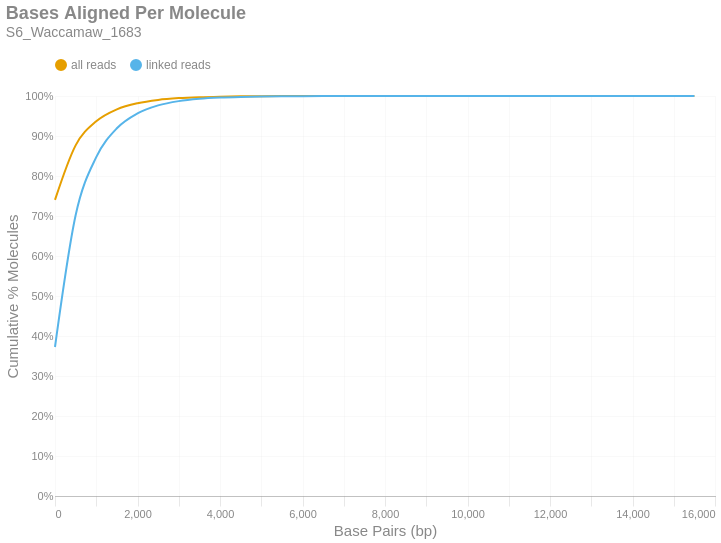

The cell this chart's notebook holds for it:
### Markdown cell above
### Bases Aligned Per Molecule
This is a cumulative frequency distribution showing the number of base pairs aligned per unique molecule. These data are shown in 500 bp bins. There are two distributions: one with `all reads` (yellow) and another with only `linked reads` (blue). The percent of molecules in the `linked reads` distribution is relative to the total number of linked molecules.

### Code cell
if SKIPLR:
    print_html(f"Skipped")
else:
    binned_df = consolidated_hist(valids['aligned_bp'], mask, 500, True)
    with SafeRender(binned_df):
        (
            density_plot(binned_df, 'Bases Aligned Per Molecule', samplename, 'basesper')
            .encode(
                x=alt.X('bin:Q', title="Base Pairs (bp)").axis(tickMinStep=500).scale(padding=0),
                y=alt.Y('value:Q', title='Cumulative % Molecules')
                    .axis(format='%')
                    .scale(domain = [0,1])
                    .stack(False),
                color=alt.Color("key:N").scale(domain = ["all reads", "linked reads"]),
                tooltip = [
                    alt.Tooltip("key:N", title = "Data Type"),
                    alt.Tooltip("range_label:N", title="Bases Aligned Per Molecule"),
                    alt.Tooltip("value:Q", format = ".2%", title="% Molecules (Cum.)")
                ]
            )
        ).display()

### Figure 1 — Vega-Lite specification as saved in the notebook (floating-point values rounded to 4 significant figures)
{"width": "container", "height": 400, "config": {"title": {"anchor": "start", "dy": -15, "fontSize": 18, "color": "#888888", "subtitleColor": "#888888", "subtitleFontSize": 14}, "arc": {"fill": "#0072B2"}, "axis": {"domainColor": "#888888", "domainWidth": 0.5, "gridWidth": 0.2, "grid": false, "titleFontWeight": 400, "titleFontSize": 15, "labelFontSize": 11, "labelColor": "#888888", "tickColor": "#888888", "tickWidth": 0.2, "titleColor": "#888888"}, "axisBand": {"grid": false}, "axisX": {"grid": true, "tickSize": 10, "domainCap": "round"}, "axisY": {"domain": false, "grid": true, "tickSize": 0, "domainCap": "round"}, "background": "transparent", "header": {"labelFontSize": 15, "labelColor": "#888888", "titleFontSize": 15, "titleFontWeight": 600, "titleColor": "#888888"}, "legend": {"labelFont": "sans-serif", "labelFontSize": 12, "labelColor": "#888888", "symbolSize": 100, "symbolType": "circle", "titleFontSize": 12, "titlePadding": 10, "titleColor": "#888888", "title": null, "orient": "top"}, "range": {"category": ["#E69F00", "#56B4E9", "#009E73", "#F0E442", "#0072B2", "#D55E00", "#CC79A7", "#000000"], "diverging": ["#cfe8f3", "#a2d4ec", "#73bfe2", "#46abdb", "#1696d2", "#12719e"]}, "area": {"fill": "#0072B2", "fillOpacity": 0.7, "line": true, "strokeOpacity": 0.7}, "line": {"color": "#0072B2", "stroke": "#0072B2", "strokeWidth": 2}, "trail": {"color": "#0072B2", "stroke": "#0072B2", "strokeWidth": 0, "size": 1}, "point": {"filled": true, "fillOpacity": 1.0, "size": 95}, "text": {"color": "#888888", "fontSize": 11, "align": "right", "fontWeight": 400, "size": 11}, "bar": {"fill": "#0072B2", "stroke": null}, "view": {"stroke": null, "continuousWidth": 660, "continuousHeight": 400}}, "data": {"name": "data-46cf02fb449988c17439230a3451ee21"}, "mark": {"type": "line", "interpolate": "monotone", "point": {"opacity": 0, "size": 275}}, "encoding": {"color": {"field": "key", "scale": {"domain": ["all reads", "linked reads"]}, "type": "nominal"}, "tooltip": [{"field": "key", "title": "Data Type", "type": "nominal"}, {"field": "range_label", "title": "Bases Aligned Per Molecule", "type": "nominal"}, {"field": "value", "format": ".2%", "title": "% Molecules (Cum.)", "type": "quantitative"}], "x": {"axis": {"tickMinStep": 500}, "field": "bin", "scale": {"padding": 0}, "title": "Base Pairs (bp)", "type": "quantitative"}, "y": {"axis": {"format": "%"}, "field": "value", "scale": {"domain": [0, 1]}, "stack": false, "title": "Cumulative % Molecules", "type": "quantitative"}}, "params": [{"name": "param_c36ac31b6afebe62", "select": {"type": "point", "fields": ["key"]}, "bind": "legend"}], "title": {"text": "Bases Aligned Per Molecule", "subtitle": "S6_Waccamaw_1683"}, "transform": [{"fold": ["all reads (cumsum)", "linked reads (cumsum)"]}, {"calculate": "replace(datum.key, ' (cumsum)', '')", "as": "key"}, {"filter": {"param": "param_c36ac31b6afebe62"}}], "usermeta": {"embedOptions": {"downloadFileName": "S6_Waccamaw_1683.basesper"}}, "$schema": "https://vega.github.io/schema/vega-lite/v6.1.0.json", "datasets": {"data-46cf02fb449988c17439230a3451ee21": [{"bin": "0.0", "interval": "0.0-500.0", "all reads": 0.7402, "linked reads": 0.3725, "all reads (cumsum)": 0.7402, "linked reads (cumsum)": 0.3725, "range_label": "0-499"}, {"bin": "500.0", "interval": "500.0-1000.0", "all reads": 0.1364, "linked reads": 0.3293, "all reads (cumsum)": 0.8766, "linked reads (cumsum)": 0.7018, "range_label": "500-999"}, {"bin": "1000.0", "interval": "1000.0-1500.0", "all reads": 0.06014, "linked reads": 0.1454, "all reads (cumsum)": 0.9367, "linked reads (cumsum)": 0.8471, "range_label": "1000-1499"}, {"bin": "1500.0", "interval": "1500.0-2000.0", "all reads": 0.02988, "linked reads": 0.07221, "all reads (cumsum)": 0.9666, "linked reads (cumsum)": 0.9193, "range_label": "1500-1999"}, {"bin": "2000.0", "interval": "2000.0-2500.0", "all reads": 0.01537, "linked reads": 0.03715, "all reads (cumsum)": 0.982, "linked reads (cumsum)": 0.9565, "range_label": "2000-2499"}, {"bin": "2500.0", "interval": "2500.0-3000.0", "all reads": 0.008292, "linked reads": 0.02004, "all reads (cumsum)": 0.9903, "linked reads (cumsum)": 0.9765, "range_label": "2500-2999"}, {"bin": "3000.0", "interval": "3000.0-3500.0", "all reads": 0.004423, "linked reads": 0.01069, "all reads (cumsum)": 0.9947, "linked reads (cumsum)": 0.9872, "range_label": "3000-3499"}, {"bin": "3500.0", "interval": "3500.0-4000.0", "all reads": 0.00238, "linked reads": 0.005752, "all reads (cumsum)": 0.9971, "linked reads (cumsum)": 0.993, "range_label": "3500-3999"}, {"bin": "4000.0", "interval": "4000.0-4500.0", "all reads": 0.001289, "linked reads": 0.003116, "all reads (cumsum)": 0.9984, "linked reads (cumsum)": 0.9961, "range_label": "4000-4499"}, {"bin": "4500.0", "interval": "4500.0-5000.0", "all reads": 0.0007037, "linked reads": 0.001701, "all reads (cumsum)": 0.9991, "linked reads (cumsum)": 0.9978, "range_label": "4500-4999"}, {"bin": "5000.0", "interval": "5000.0-5500.0", "all reads": 0.0004035, "linked reads": 0.0009752, "all reads (cumsum)": 0.9995, "linked reads (cumsum)": 0.9988, "range_label": "5000-5499"}, {"bin": "5500.0", "interval": "5500.0-6000.0", "all reads": 0.0002263, "linked reads": 0.000547, "all reads (cumsum)": 0.9997, "linked reads (cumsum)": 0.9993, "range_label": "5500-5999"}, {"bin": "6000.0", "interval": "6000.0-6500.0", "all reads": 0.0001163, "linked reads": 0.0002812, "all reads (cumsum)": 0.9998, "linked reads (cumsum)": 0.9996, "range_label": "6000-6499"}, {"bin": "6500.0", "interval": "6500.0-7000.0", "all reads": 7.206e-05, "linked reads": 0.0001742, "all reads (cumsum)": 0.9999, "linked reads (cumsum)": 0.9998, "range_label": "6500-6999"}, {"bin": "7000.0", "interval": "7000.0-7500.0", "all reads": 4.11e-05, "linked reads": 9.933e-05, "all reads (cumsum)": 0.9999, "linked reads (cumsum)": 0.9999, "range_label": "7000-7499"}, {"bin": "7500.0", "interval": "7500.0-8000.0", "all reads": 1.933e-05, "linked reads": 4.672e-05, "all reads (cumsum)": 1.0, "linked reads (cumsum)": 0.9999, "range_label": "7500-7999"}, {"bin": "8000.0", "interval": "8000.0-8500.0", "all reads": 1.539e-05, "linked reads": 3.719e-05, "all reads (cumsum)": 1.0, "linked reads (cumsum)": 0.9999, "range_label": "8000-8499"}, {"bin": "8500.0", "interval": "8500.0-9000.0", "all reads": 9.383e-06, "linked reads": 2.268e-05, "all reads (cumsum)": 1.0, "linked reads (cumsum)": 1.0, "range_label": "8500-8999"}, {"bin": "9000.0", "interval": "9000.0-9500.0", "all reads": 3.565e-06, "linked reads": 8.618e-06, "all reads (cumsum)": 1.0, "linked reads (cumsum)": 1.0, "range_label": "9000-9499"}, {"bin": "9500.0", "interval": "9500.0-10000.0", "all reads": 2.815e-06, "linked reads": 6.803e-06, "all reads (cumsum)": 1.0, "linked reads (cumsum)": 1.0, "range_label": "9500-9999"}, {"bin": "10000.0", "interval": "10000.0-10500.0", "all reads": 2.064e-06, "linked reads": 4.989e-06, "all reads (cumsum)": 1.0, "linked reads (cumsum)": 1.0, "range_label": "10000-10499"}, {"bin": "10500.0", "interval": "10500.0-11000.0", "all reads": 1.314e-06, "linked reads": 3.175e-06, "all reads (cumsum)": 1.0, "linked reads (cumsum)": 1.0, "range_label": "10500-10999"}, {"bin": "11000.0", "interval": "11000.0-11500.0", "all reads": 7.506e-07, "linked reads": 1.814e-06, "all reads (cumsum)": 1.0, "linked reads (cumsum)": 1.0, "range_label": "11000-11499"}, {"bin": "11500.0", "interval": "11500.0-12000.0", "all reads": 5.63e-07, "linked reads": 1.361e-06, "all reads (cumsum)": 1.0, "linked reads (cumsum)": 1.0, "range_label": "11500-11999"}, {"bin": "12000.0", "interval": "12000.0-12500.0", "all reads": 1.877e-07, "linked reads": 4.536e-07, "all reads (cumsum)": 1.0, "linked reads (cumsum)": 1.0, "range_label": "12000-12499"}, {"bin": "12500.0", "interval": "12500.0-13000.0", "all reads": 3.753e-07, "linked reads": 9.071e-07, "all reads (cumsum)": 1.0, "linked reads (cumsum)": 1.0, "range_label": "12500-12999"}, {"bin": "13000.0", "interval": "13000.0-13500.0", "all reads": 3.753e-07, "linked reads": 9.071e-07, "all reads (cumsum)": 1.0, "linked reads (cumsum)": 1.0, "range_label": "13000-13499"}, {"bin": "13500.0", "interval": "13500.0-14000.0", "all reads": 1.877e-07, "linked reads": 4.536e-07, "all reads (cumsum)": 1.0, "linked reads (cumsum)": 1.0, "range_label": "13500-13999"}, {"bin": "14000.0", "interval": "14000.0-14500.0", "all reads": 1.877e-07, "linked reads": 4.536e-07, "all reads (cumsum)": 1.0, "linked reads (cumsum)": 1.0, "range_label": "14000-14499"}, {"bin": "14500.0", "interval": "14500.0-15000.0", "all reads": 0.0, "linked reads": 0.0, "all reads (cumsum)": 1.0, "linked reads (cumsum)": 1.0, "range_label": "14500-14999"}, {"bin": "15000.0", "interval": "15000.0-15500.0", "all reads": 0.0, "linked reads": 0.0, "all reads (cumsum)": 1.0, "linked reads (cumsum)": 1.0, "range_label": "15000-15499"}, {"bin": "15500.0", "interval": "15500.0-16000.0", "all reads": 1.877e-07, "linked reads": 4.536e-07, "all reads (cumsum)": 1.0, "linked reads (cumsum)": 1.0, "range_label": "15500-15999"}]}}
